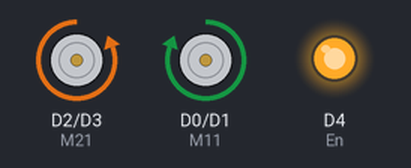
Recording of a sketch running on a simulated ESP8266 (NodeMCU). Parts: motor-driver pin pairs drawn as motors (green arrow = first pin HIGH = forward, orange = second pin HIGH = backward, longer = more drive), output pins drawn as LEDs (lit = HIGH).

Above: at 5.0 s.
At 15.0 s:
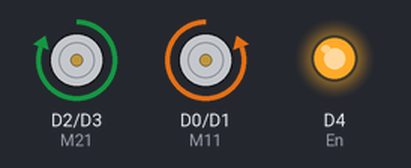
At 25.0 s:
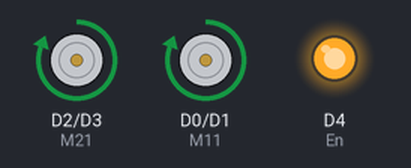
At 35.0 s:
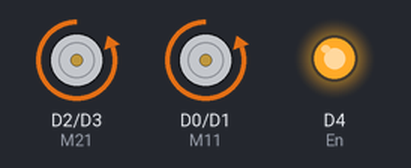
Timing chart, 0 to 52.0 s (numbered marks = the images above):
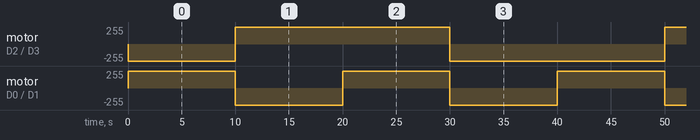

Measured:
- by itself, motor on D2 (M21) / D3 (M22): repeats every 40.0 s: forward 255/255 20.0 s, backward 255/255 20.0 s
- by itself, motor on D0 (M11) / D1 (M12): alternates forward 255/255 for 10.0 s and backward 255/255 for 10.0 s

The sketch:

p3.ino
```cpp
int M11 = D0;
int M12 = D1;
int M21 = D2;
int M22 = D3;

int En = D4;

void setup() {
  pinMode(M11, OUTPUT);
  pinMode(M12, OUTPUT);
  pinMode(M21, OUTPUT);
  pinMode(M22, OUTPUT);

  pinMode(En, OUTPUT);
  digitalWrite(En, HIGH);

}


void fwd(){
  digitalWrite(M11, HIGH);
  digitalWrite(M12, LOW);
  digitalWrite(M22, HIGH);
  digitalWrite(M21, LOW);
}

void rev(){
  digitalWrite(M11, LOW);
  digitalWrite(M12, HIGH);
  digitalWrite(M22, LOW);
  digitalWrite(M21, HIGH);
}

void ryt(){
  digitalWrite(M11, HIGH);
  digitalWrite(M12, LOW);
  digitalWrite(M22, LOW);
  digitalWrite(M21, HIGH);
}

void lft(){
  digitalWrite(M11, LOW);
  digitalWrite(M12, HIGH);
  digitalWrite(M22, HIGH);
  digitalWrite(M21, LOW);
}


void loop() {
  // put your main code here, to run repeatedly:
  fwd();
  delay(10000);
  rev();
  delay(10000);
  ryt();
  delay(10000);
  lft();
  delay(10000);


}
```
